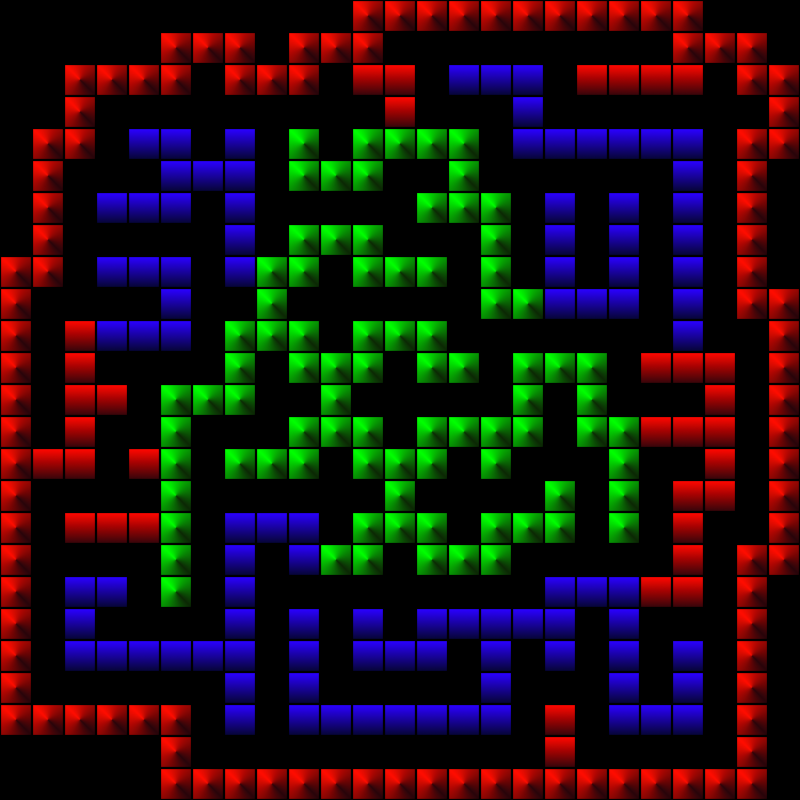

This is a level from a 2D game, rendered from its Tiled map with the project's own tilesets. A one-line summary and the complete map file follow:
An orthogonal 25x25 tile map with 32x32 px tiles, 1 tile layer (Tile Layer 1) and 7 objects (6x collision, collider).

<map version="1.10" tiledversion="1.11.0" orientation="orthogonal" renderorder="right-down" width="25" height="25" tilewidth="32" tileheight="32" infinite="0" nextlayerid="2" nextobjectid="1">
 <tileset firstgid="1" name="Tileset1" tilewidth="32" tileheight="32" tilecount="7" columns="0">
  <grid orientation="orthogonal" width="1" height="1" />
  <tile id="0">
   <image source="tiles/tile0.png" width="32" height="32" />
   <objectgroup draworder="index" id="2">
    <object id="1" name="collider" x="0" y="0" width="32" height="32" />
   </objectgroup>
  </tile>
  <tile id="1">
   <image source="tiles/tile1.png" width="32" height="32" />
   <objectgroup draworder="index" id="2">
    <object id="4" name="collision" x="0" y="0" width="32" height="32" />
   </objectgroup>
  </tile>
  <tile id="2">
   <image source="tiles/tile2.png" width="32" height="32" />
   <objectgroup draworder="index" id="2">
    <object id="1" name="collision" x="0" y="0" width="32" height="32" />
   </objectgroup>
  </tile>
  <tile id="3">
   <image source="tiles/tile3.png" width="32" height="32" />
   <objectgroup draworder="index" id="2">
    <object id="1" name="collision" x="0" y="0" width="32" height="32" />
   </objectgroup>
  </tile>
  <tile id="4">
   <image source="tiles/tile4.png" width="32" height="32" />
   <objectgroup draworder="index" id="2">
    <object id="3" name="collision" x="0" y="0" width="32" height="32" />
   </objectgroup>
  </tile>
  <tile id="5">
   <image source="tiles/tile5.png" width="32" height="32" />
   <objectgroup draworder="index" id="2">
    <object id="1" name="collision" x="0" y="0" width="32" height="32" />
   </objectgroup>
  </tile>
  <tile id="6">
   <image source="tiles/tile6.png" width="32" height="32" />
   <objectgroup draworder="index" id="2">
    <object id="2" name="collision" x="0" y="0" width="32" height="32" />
   </objectgroup>
  </tile>
 </tileset>
 <layer id="1" name="Tile Layer 1" width="25" height="25">
  <data encoding="csv">
0,0,0,0,0,0,0,0,0,0,0,4,4,4,4,4,4,4,4,4,4,4,0,0,0,
0,0,0,0,0,4,4,4,0,4,4,4,0,0,0,0,0,0,0,0,0,4,4,4,0,
0,0,4,4,4,4,0,4,4,4,0,5,5,0,3,3,3,0,5,5,5,5,0,4,4,
0,0,4,0,0,0,0,0,0,0,0,0,5,0,0,0,3,0,0,0,0,0,0,0,4,
0,4,4,0,3,3,0,3,0,6,0,6,6,6,6,0,3,3,3,3,3,3,0,4,4,
0,4,0,0,0,3,3,3,0,6,6,6,0,0,6,0,0,0,0,0,0,3,0,4,0,
0,4,0,3,3,3,0,3,0,0,0,0,0,6,6,6,0,3,0,3,0,3,0,4,0,
0,4,0,0,0,0,0,3,0,6,6,6,0,0,0,6,0,3,0,3,0,3,0,4,0,
4,4,0,3,3,3,0,3,6,6,0,6,6,6,0,6,0,3,0,3,0,3,0,4,0,
4,0,0,0,0,3,0,0,6,0,0,0,0,0,0,6,6,3,3,3,0,3,0,4,4,
4,0,5,3,3,3,0,6,6,6,0,6,6,6,0,0,0,0,0,0,0,3,0,0,4,
4,0,5,0,0,0,0,6,0,6,6,6,0,6,6,0,6,6,6,0,5,5,5,0,4,
4,0,5,5,0,6,6,6,0,0,6,0,0,0,0,0,6,0,6,0,0,0,5,0,4,
4,0,5,0,0,6,0,0,0,6,6,6,0,6,6,6,6,0,6,6,5,5,5,0,4,
4,5,5,0,5,6,0,6,6,6,0,6,6,6,0,6,0,0,0,6,0,0,5,0,4,
4,0,0,0,0,6,0,0,0,0,0,0,6,0,0,0,0,6,0,6,0,5,5,0,4,
4,0,5,5,5,6,0,3,3,3,0,6,6,6,0,6,6,6,0,6,0,5,0,0,4,
4,0,0,0,0,6,0,3,0,3,6,6,0,6,6,6,0,0,0,0,0,5,0,4,4,
4,0,3,3,0,6,0,3,0,0,0,0,0,0,0,0,0,3,3,3,5,5,0,4,0,
4,0,3,0,0,0,0,3,0,3,0,3,0,3,3,3,3,3,0,3,0,0,0,4,0,
4,0,3,3,3,3,3,3,0,3,0,3,3,3,0,3,0,3,0,3,0,3,0,4,0,
4,0,0,0,0,0,0,3,0,3,0,0,0,0,0,3,0,0,0,3,0,3,0,4,0,
4,4,4,4,4,4,0,3,0,3,3,3,3,3,3,3,0,5,0,3,3,3,0,4,0,
0,0,0,0,0,4,0,0,0,0,0,0,0,0,0,0,0,5,0,0,0,0,0,4,0,
0,0,0,0,0,4,4,4,4,4,4,4,4,4,4,4,4,4,4,4,4,4,4,4,0
</data>
 </layer>
</map>
